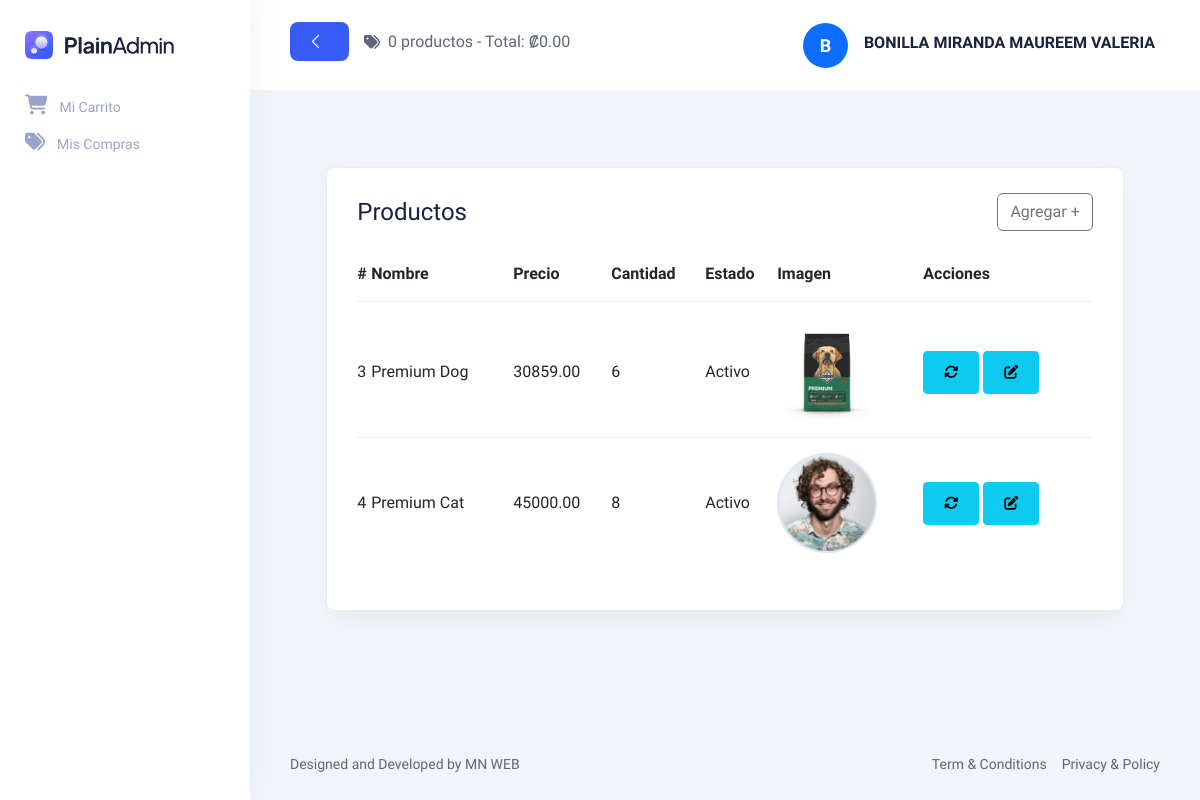
/Views/vProducto/consultarProductos.php (signed in), run on the app's committed database.
### tables this page shows
CREATE TABLE `tproducto` (
  `Consecutivo` int(11) NOT NULL AUTO_INCREMENT,
  `Nombre` varchar(100) NOT NULL,
  `Precio` decimal(10,2) NOT NULL,
  `Descripcion` varchar(1000) NOT NULL,
  `Cantidad` int(11) NOT NULL,
  `Imagen` varchar(100) NOT NULL,
  `Estado` bit(1) NOT NULL,
  PRIMARY KEY (`Consecutivo`),
  UNIQUE KEY `UK_Nombre` (`Nombre`)
);

### Models/ProductoModel.php (called while the page is built, shortened)
<?php
function ConsultarProductosModel()
{
    try
    {
        $context = OpenDatabase();
        $sp = "CALL sp_ConsultarProductos()";
        $result = $context -> query($sp);
        $datos = [];
        while($fila = $result -> fetch_assoc())
        {
            $datos[] = $fila;
        }
        return $datos;
    }
    catch (Exception $e)
    {
        return null;
    }
}

### Controllers/ProductoController.php (called while the page is built, shortened)
<?php
include_once $_SERVER["DOCUMENT_ROOT"] . "/MN_ECC/Models/ProductoModel.php";
function ConsultarProductos()
{
    return ConsultarProductosModel();
}

### Views/vProducto/consultarProductos.php (the view, shortened to what this page needs)
<?php
include_once $_SERVER["DOCUMENT_ROOT"] . "/MN_ECC/Views/layout.php";
include_once $_SERVER["DOCUMENT_ROOT"] . "/MN_ECC/Controllers/ProductoController.php";
$datosProductos = ConsultarProductos();
?>
<!DOCTYPE html>
<html lang="en">
<body>
  <main class="main-wrapper">
    <section class="section">
            <div class="container-fluid">
                <div class="title-wrapper pt-30">
                    <div class="row align-items-center">
                        <div class="col-md-11 mx-auto">
                            <div class="card-style mt-5">
                                <div class="d-flex align-items-center justify-content-between">
                                  <h3 class="mb-15">Productos</h3>
                                  <a href="registrarProducto.php" class="btn btn-outline-secondary mb-3"> Agregar + </a>
                                </div>
                                    <div class="row">
                                        <table id="tProductos" class="table table-responsive">
                                          <thead>
                                            <tr>
                                              <th>#</th>
                                              <th>Nombre</th>
                                              <th>Precio</th>
                                              <th>Cantidad</th>
                                              <th>Estado</th>
                                              <th>Imagen</th>
                                              <th>Acciones</th>
                                            </tr>
                                          </thead>
                                          <tbody>
                                            <?php
                                            foreach ($datosProductos as $producto) {
                                                echo
                                                '<tr>
                                                  <td>' . $producto["Consecutivo"] . '</td>
                                                  <td>' . $producto["Nombre"] . '</td>
                                                  <td>' . $producto["Precio"] . '</td>
                                                  <td>' . $producto["Cantidad"] . '</td>
                                                  <td>' . $producto["EstadoDescripcion"] . '</td>
                                                  <td><img src="' . $producto["Imagen"] . '" alt="Imagen del producto" width="100"></td>
                                                  <td>
                                                    <div class="d-flex gap-1">
                                                      <form action="" method="POST">
                                                        <input type="hidden" name="Consecutivo" value="' . $producto["Consecutivo"] . '">
                                                        <button id="btnCambiarEstado" name="btnCambiarEstado" type="submit" class="btn btn-sm btn-info" title="Cambiar Estado">
                                                          <i class="fa-solid fa-rotate"></i>
                                                        </button>
                                                      </form>
                                                      <a href="actualizarProducto.php?id=' . $producto["Consecutivo"] . '" class="btn btn-sm btn-info" title="Actualizar Producto">
                                                        <i class="fa-solid fa-edit"></i>
                                                      </a>
                                                    </div>
                                                  </td>
                                                </tr>';
                                            }
                                            ?>
                                          </body>
</body>
</html>

### Views/assets/css/fullcalendar.css (style rules this page uses)
:root { --fc-daygrid-event-dot-width:8px;--fc-list-event-dot-width:10px;--fc-list-event-hover-bg-color:#f5f5f5 }

### data on the page
tproducto: Consecutivo "3", Nombre "Premium Dog", Precio "30859.00", Cantidad "6", EstadoDescripcion "Activo", Imagen (picture)
tproducto: Consecutivo "4", Nombre "Premium Cat", Precio "45000.00", Cantidad "8", EstadoDescripcion "Activo", Imagen (picture)

### other printed values
$totalCantidad "0"
$totalPago "0.00"
substr($nombreUsuario, 0, 1) "B"
$nombreUsuario "BONILLA MIRANDA MAUREEM VALERIA"
